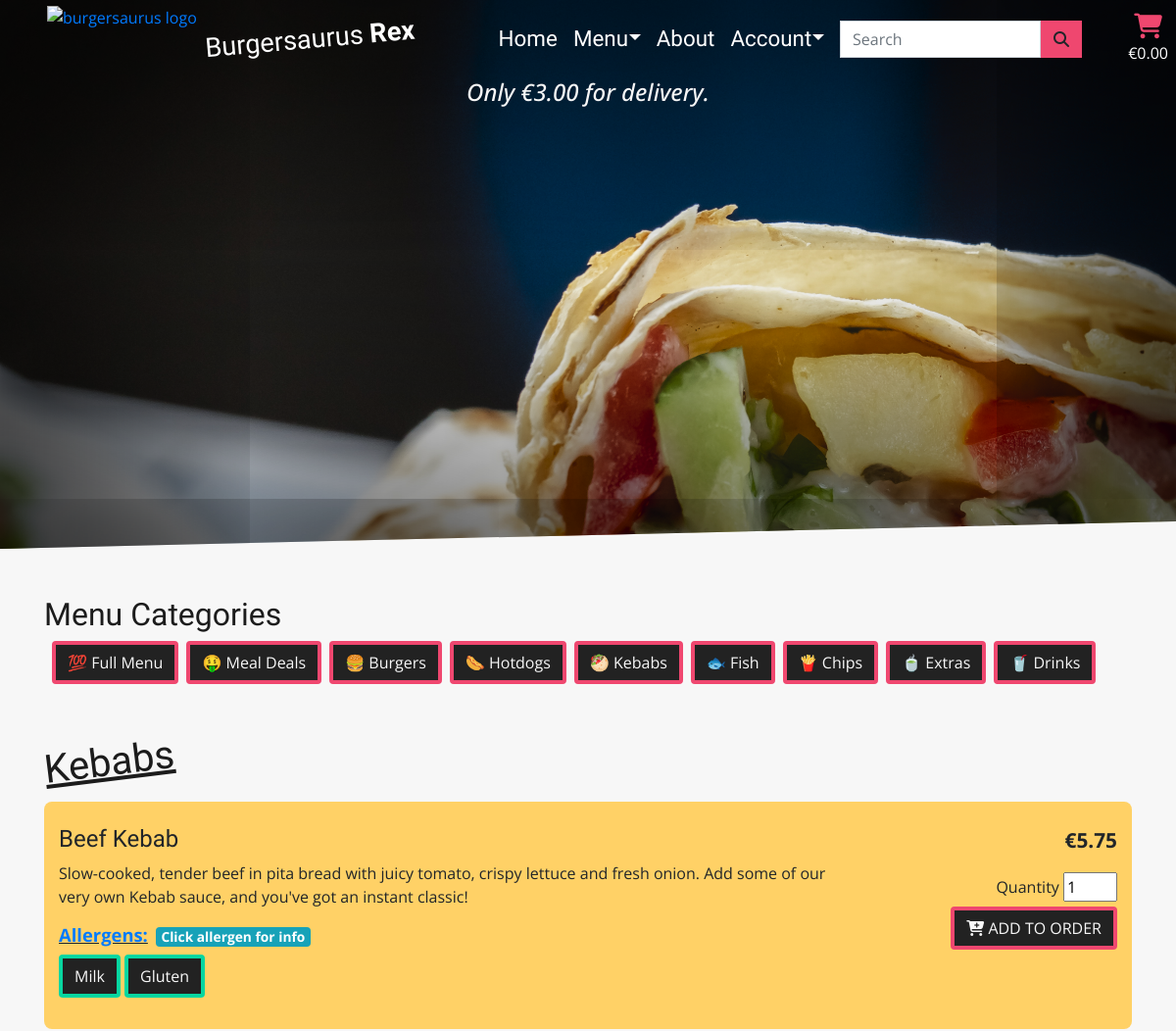
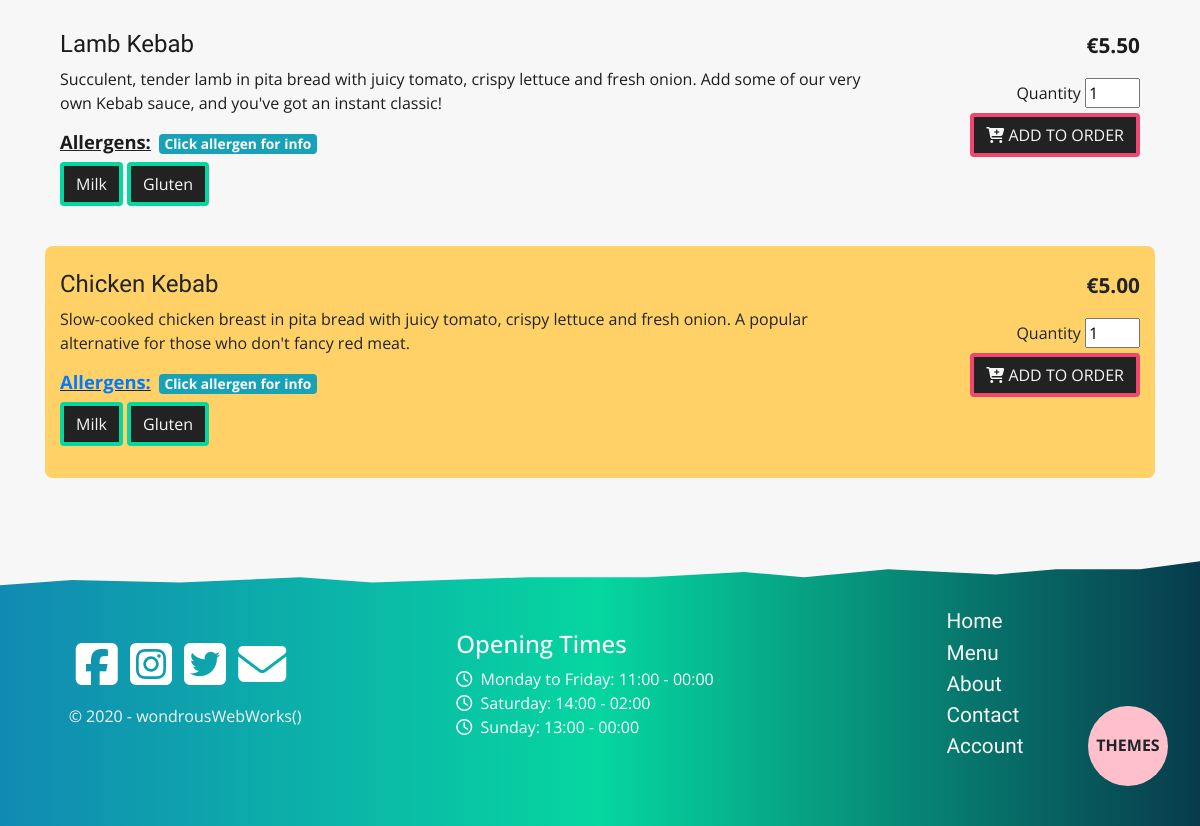
Screenshot of /menu/?category=kebabs with the database file from the repository (2 pictures, top to bottom).
### images/models.py (models this page shows)
class Image(models.Model):
    page = models.ForeignKey('Page', null=True, blank=True, on_delete=models.SET_NULL)
    image_name = models.CharField(max_length=254, null=False, blank=False, default='default')
    image_friendly_name = models.CharField(max_length=254, null=False, blank=False, default='Default')
    image = models.ImageField(upload_to='images/', null=True, blank=False)

### menu/models.py (models this page shows, shortened)
class Category(models.Model):
    class Meta:
        verbose_name_plural = 'Categories'
    name = models.CharField(max_length=254)
    friendly_name = models.CharField(max_length=254, null=True, blank=True)
    def __str__(self):
        return self.name

class Product(models.Model):
    category = models.ForeignKey('Category', null=True, blank=True,
                                 on_delete=models.SET_NULL)
    name = models.CharField(max_length=254, null=True, blank=True)
    description = models.TextField()
    price = models.DecimalField(max_digits=4, decimal_places=2)
    is_vegetarian = models.BooleanField(default=False)
    allergens = models.ManyToManyField('Allergen')

class Allergen(models.Model):
    name = models.CharField(max_length=254)
    friendly_name = models.CharField(max_length=254, null=True, blank=True)
    info_url = models.CharField(max_length=254, null=True, blank=True)

### menu/views.py (the view, shortened to what this page needs)
# urls.py: path('menu/', include('menu.urls')),
def menu(request):
    menu = Product.objects.all()
    images = Image.objects.all()
    categories = None
    query = None
    image = None
    if request.GET:
        if 'category' in request.GET:
            categories = request.GET['category'].split(',')
            menu = menu.filter(category__name__in=categories)
            categories = Category.objects.filter(name__in=categories)
            if categories:
                image = images.filter(image_name__icontains=categories[0])
            if image:
                image = image[0]
            else:
                image = images.filter(image_name__icontains='default')
    context = {
        'menu': menu,
        'categories': categories,
        'query': query,
        'image': image,
    }
    return render(request, 'menu/menu.html', context)

### cart/contexts.py (called while the page is built, shortened)
def cart_content(request):
    cart_items = []
    sub_total = 0
    order_total = 0
    product_count = 0
    delivery_threshold = settings.DELIVERY_THRESHOLD
    delivery_charge = settings.DELIVERY_CHARGE
    cart = request.session.get('cart', {})
    order_total = delivery_charge + sub_total
    context = {
        'cart_items': cart_items,
        'sub_total': sub_total,
        'product_count': product_count,
        'delivery_threshold': delivery_threshold,
        'delivery_charge': delivery_charge,
        'order_total': order_total,
    }
    return context

### menu/templates/menu/menu.html (shortened to what this page needs)
{% extends 'base.html' %}
{% block header %}
    {% if categories %}
        <section id="menu-header" class="header-container container-fluid" style="background: url('{{ image.image.url }}');background-attachment: fixed;"></section>
    {% else %}
        <section id="menu-header" class="header-container container-fluid" style="background: url('https://res.cloudinary.com/wondrouswebworks/image/upload/v1592585702/burgersaurus/burger-close-up.jpg');background-attachment: fixed;"></section>
    {% endif %}
{% endblock %}
{% block content %}
<article id="menu" class="container">
    <h2 class="mt-5 light-or-dark-mode-font-color">Menu Categories</h2>
    <ul id="menu-nav" class="nav">
        <li class="nav-item">
            <a class="nav-link btn-custom colour-2-border btn-background-and-colour ml-2 mb-2 d-xs-block d-sm-inline-block" href="{% url 'menu' %}">💯 Full Menu</a>
        </li>
        <li class="nav-item">
            <a class="nav-link btn-custom colour-2-border btn-background-and-colour ml-2 mb-2 d-xs-block d-sm-inline-block" href="{% url 'menu' %}?category=meal-deals">🤑 Meal Deals</a>
        </li>
        <li class="nav-item">
            <a class="nav-link btn-custom colour-2-border btn-background-and-colour ml-2 mb-2 d-xs-block d-sm-inline-block" href="{% url 'menu' %}?category=burgers">🍔 Burgers</a>
        </li>
        <li class="nav-item">
            <a class="nav-link btn-custom colour-2-border btn-background-and-colour ml-2 mb-2 d-xs-block d-sm-inline-block" href="{% url 'menu' %}?category=hotdogs">🌭 Hotdogs</a>
        </li>
        <li class="nav-item">
            <a class="nav-link btn-custom colour-2-border btn-background-and-colour ml-2 mb-2 d-xs-block d-sm-inline-block" href="{% url 'menu' %}?category=kebabs">🥙 Kebabs</a>
        </li>
        <li class="nav-item">
            <a class="nav-link btn-custom colour-2-border btn-background-and-colour ml-2 mb-2 d-xs-block d-sm-inline-block" href="{% url 'menu' %}?category=fish">🐟 Fish</a>
        </li>
        <li class="nav-item">
            <a class="nav-link btn-custom colour-2-border btn-background-and-colour ml-2 mb-2 d-xs-block d-sm-inline-block" href="{% url 'menu' %}?category=chips">🍟 Chips</a>
        </li>
        <li class="nav-item">
            <a class="nav-link btn-custom colour-2-border btn-background-and-colour ml-2 mb-2 d-xs-block d-sm-inline-block" href="{% url 'menu' %}?category=extras">🍵 Extras</a>
        </li>
        <li class="nav-item">
            <a class="nav-link btn-custom colour-2-border btn-background-and-colour ml-2 mb-2 d-xs-block d-sm-inline-block" href="{% url 'menu' %}?category=drinks">🥤 Drinks</a>
        </li>
    </ul>
    {% if categories %}
        {% for category in categories %}
            <h1 class="mt-5 mb-3 d-inline-block page-heading light-or-dark-mode-font-color">{{ category.friendly_name }}</h1>
        {% endfor %}
    {% else %}
        {% if query %}
            <h1 class="mt-5 mb-3 d-inline-block page-heading light-or-dark-mode-font-color">Search: {{ query }}</h1>
        {% endif %}
    {% endif %}
    {% if not menu %}
        <h3 class="open-sans mt-4 text-small light-or-dark-mode-font-color">Oops! No products were found matching your category or query...</h3>
    {% else %}
        {% for menu_item in menu %}
            <div class="row list-item py-4 mb-2 mx-auto" {% if not forloop.first %}data-aos="fade-up" data-aos-duration="1000" data-aos-easing="ease-in-out"{% endif %}>
                <div class="col-sm-9">
                    <h3 {% if forloop.counter|divisibleby:2 %} class="light-or-dark-mode-font-color"{% endif %}>{{ menu_item.name }}</h3>
                    <p {% if forloop.counter|divisibleby:2 %} class="light-or-dark-mode-font-color"{% endif %}>{{ menu_item.description }}</p>
                    {% if menu_item.allergens.all %}
                        <h4><a {% if forloop.counter|divisibleby:2 %} class="light-or-dark-mode-font-color"{% endif %} href="https://erudus.com/14-major-food-allergens-for-eu-food-information-for-consumers/" target="blank"><strong>Allergens:</strong></a><span class="badge badge-info ml-2">Click allergen for info</span></h4>
                        {% for allergen in menu_item.allergens.all %}
                            <a href="{{ allergen.info_url }}" target="_blank" class="btn-custom colour-1-border btn-background-and-colour mb-2 d-xs-block d-sm-inline-block">{{ allergen.friendly_name }}</a>
                        {% endfor %}
                    {% endif %}
                </div>
                <div class="col-sm-3 price-and-add-button text-right">
                    <p class="text-right {% if forloop.counter|divisibleby:2 %}light-or-dark-mode-font-color{% endif %}"><strong>€{{ menu_item.price }}</strong></p>
                    <form class="form" action="{% url 'add_to_cart' menu_item.id %}" method="POST">
                        <label {% if forloop.counter|divisibleby:2 %} class="light-or-dark-mode-font-color"{% endif %} for="id_qty_{{ menu_item.id }}">Quantity</label>
                        <input type="number" name="quantity" value="1" min="1" max="99">
                        <a class="add-to-cart-link btn-custom colour-2-border btn-background-and-colour ml-2 mb-2 d-xs-block d-sm-inline-block" data-id="{{ menu_item.id }}"><i class="fas fa-cart-plus"></i>  ADD TO ORDER</a>
                    </form>
                </div>
            </div>
        {% endfor %}
    {% endif %}
</article>
{% endblock %}

### static/css/base.css (style rules this page uses)
:root { --colour-1: 6, 214, 160;--colour-2: 239, 71, 111;--colour-3: 255, 209, 102;--colour-4: 17, 138, 178;--colour-5: 7, 59, 76;--body-colour: 247, 247, 247;--heading-colour: 28, 28, 28;--card-heading-colour: 247, 247, 247;--card-heading-background-colour: 28, 28, 28;--box-shadow-colour: 51, 51, 51;--success-toast-bg: 204, 255, 153;--success-toast-color: 53, 102, 0;--error-toast-bg: 255, 153, 153;--error-toast-color: 128, 0, 0;--info-toast-bg: 153, 204, 255;--info-toast-color: 0, 51, 102;--warning-toast-bg: 255, 214, 153;--warning-toast-color: 153, 92, 0 }
.colour-1-border { border:4px solid rgba(var(--colour-1), 1) }
.colour-2-border { border:4px solid rgba(var(--colour-2), 1) }
.light-or-dark-mode-font-color { color:rgba(var(--heading-colour), 1) }
html { scroll-behavior:smooth }
body { font-size:16px;font-family:'Open Sans', sans-serif;background-color:rgba(var(--body-colour), 1);overflow-x:hidden }
* { scrollbar-width:thin;scrollbar-color:rgba(var(--colour-3), 1) #111 }
.row { width:100% !important }
h1,h2,h3 { font-family:'Miltonian Tattoo', sans-serif }
a { cursor:pointer !important }
.btn-custom { display:inline-block;font-weight:400;text-align:center;vertical-align:middle;background-color:rgba(var(--body-colour), 1);padding:.375rem .75rem;font-size:1rem;line-height:1.5;border-radius:.25rem;text-decoration:none !important;transition:all .15s ease-in-out }
.btn-background-and-colour { background-color:#222;color:#f7f7f7 !important }
.page-heading { transform:rotateZ(-7deg);font-size:2.5rem;text-decoration:underline }
.list-item:nth-child(even) { background-color:rgba(var(--colour-3), 1);border-radius:.5rem }
#menu h3 { font-size:1.5rem }
#menu h4 { font-size:1.15rem;text-decoration:underline }
#menu .price-and-add-button p { font-size:1.3rem }
.header-container { height:70vh;background-position:center;background-size:cover;background-attachment:fixed;clip-path:polygon(0 0, 100% 0%, 100% 95%, 0% 100%);box-shadow:inset 5rem 5rem 16rem #000, inset -5rem -5rem 16rem #000;display:flex;flex-direction:column;justify-content:center;align-items:center }

### rows the page displays
Image: image (picture)
Category: friendly_name "Kebabs"
Product: name "Beef Kebab", description "Slow-cooked, tender beef in pita bread with juicy tomato, crispy lettuce and fresh onion. Add some of our very own Kebab sauce, and you've got an instant classic!", price "5.75"
Allergen: friendly_name "Milk"
Allergen: friendly_name "Gluten"
Product: name "Lamb Kebab", description "Succulent, tender lamb in pita bread with juicy tomato, crispy lettuce and fresh onion. Add some of our very own Kebab sauce, and you've got an instant classic!", price "5.50"
Product: name "Chicken Kebab", description "Slow-cooked chicken breast in pita bread with juicy tomato, crispy lettuce and fresh onion. A popular alternative for those who don't fancy red meat.", price "5.00"

### other values shown
{{ delivery_charge|floatformat:2 }} "3.00"
